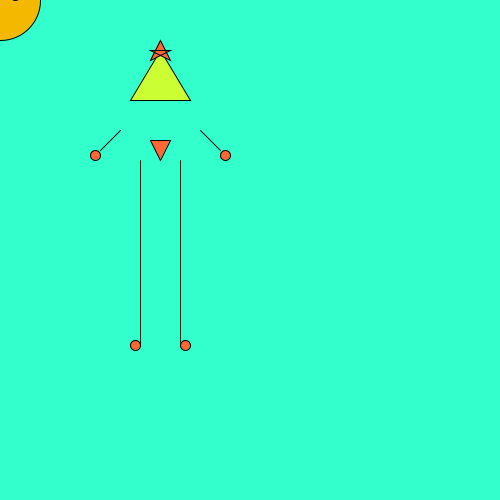
Frame 1 (no input)
Frame 60 (the mouse pressed at the canvas centre just before this capture): identical to frame 1, image omitted
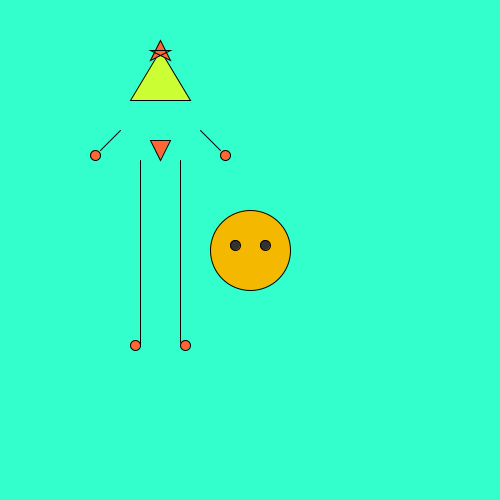
Frame 120 (the mouse held since frame 60 and released just before this capture)

The Processing sketch that drew these frames (run headless with seeded random() and noise(); from frame 60 on, the mouse is pressed at the canvas centre):

// Processing sketch: processing_18849
// ── processing_18849.pde

//Julie Romano
//New Critter

void setup() {
  size (500, 500); //the size of perimeter
  smooth(); //turns on anit-alliasing, which smooths out some rough edges
}

void draw () {
  background (51, 255, 204); //turquoise
  
  ellipseMode(CENTER);
  
  //Body
  stroke(0); //black
  fill(245, 184, 0); //mango
  //ellipse(160, 130, 80, 80); 
  ellipse(mouseX, mouseY, 80, 80);
  
  //Right eye
  stroke(0); //black
  fill(50); //almost black
  //ellipse(145, 125, 10, 10);
  ellipse(mouseX-15, mouseY-5, 10, 10); 
  
  //Left eye
  stroke(0); //black
  fill(50); //almost black
  //ellipse(175, 125, 10, 10);
  //ellipse(175, 125, 10, 10);
  ellipse(mouseX+15, mouseY-5, 10, 10);
  
  
  
  //Beak
  stroke(0);
  fill(255, 102, 51); //purpley = 204, 51, 255
  triangle(160, 160, 170, 140, 150, 140);
  
  
  
  //Hat
  stroke(0);
  fill(204, 255, 51); //lime
  triangle(130, 100, 190, 100, 160, 50);
  
  
  
  
  
  //Right arm
  stroke(0);
  strokeWeight(1);
  line(120, 130, 100, 150);
  
  //Right hand
  stroke(0); //black
  fill(255, 102, 51); //Pick color!!!
  ellipse(95, 155, 10, 10);
  
  //Left arm
  stroke(0);
  strokeWeight(1);
  line(200, 130, 220, 150);
  
  //Left hand
  stroke(0); //black
  fill(255, 102, 51); //Pick color!!!
  ellipse(225, 155, 10, 10);
  
  
  
  
  
  //Right leg
  stroke(0); 
  strokeWeight(1);
  line(140, 160, 140, 345);
  
  //Right foot
  stroke(0); //black
  fill(255, 102, 51); //Pick color!!!
  ellipse(135, 345, 10, 10);
  
  //Left leg
  stroke(0);
  strokeWeight(1);
  line(180, 160, 180, 345);
  
  //Left foot
  stroke(0); //black
  fill(255, 102, 51); //Pick color!!!
  ellipse(185, 345, 10, 10);
  
  //Star
  beginShape();
  vertex(150, 60); //A
  vertex(160, 40); //B
  vertex(170, 60); //C
  vertex(150, 50); //D
  vertex(170, 50); //E
  endShape(CLOSE);
  
}
  
